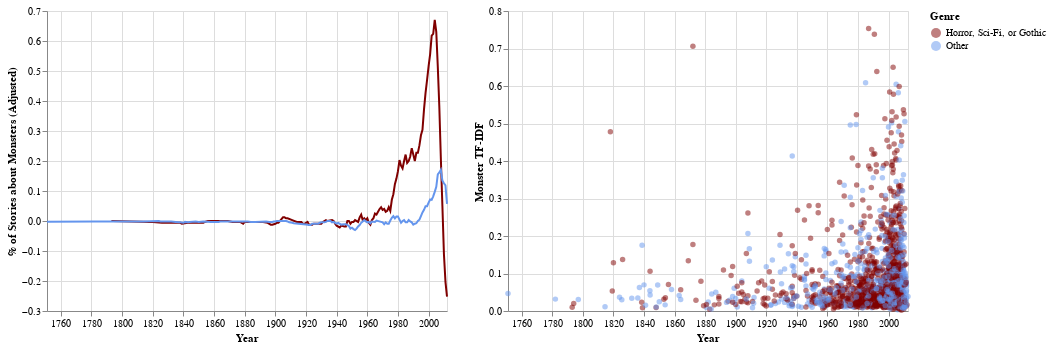

The notebook cell saved with this chart:
### Code cell
line_all = alt.Chart(monster_freq).transform_window(
    rolling_mean='mean(adjusted)',
    frame=[-2, 3]
).mark_line(color='cornflowerblue').encode(
    x=alt.X('year:T', title='Year'),
    y=alt.Y('rolling_mean:Q', title="% of Stories about Monsters (Adjusted)")
)
line_scary = alt.Chart(monster_scary_freq).transform_window(
    rolling_mean='mean(adjusted)',
    frame=[-2, 3]
).mark_line(color='maroon').encode(
    x=alt.X('year:T', title='Year'),
    y=alt.Y('rolling_mean:Q', title="% of Stories about Monsters (Adjusted)")
)
dots = alt.Chart(monster).mark_circle(size=30,opacity=0.5).encode(
    x=alt.X('date:T', title='Year'),
    y=alt.Y('tfidf', title='Monster TF-IDF'),
    color=alt.Color('Genre', scale=alt.Scale(domain=['Horror, Sci-Fi, or Gothic','Other'], range=['maroon', 'cornflowerblue'])),
    # color=alt.Color('Genre', title='Genre', scale=alt.Scale(domain=[True, False], range=['maroon', 'cornflowerblue'])),
    tooltip=alt.Tooltip(['title', 'author'])
)
line_scary + line_all | dots
# cold_war

### Figure 1 — Vega-Lite specification as saved in the notebook (floating-point values rounded to 4 significant figures; data arrays with more than 128 entries replaced by an {"elided": "..."} marker saying what was removed)
{"config": {"view": {"continuousWidth": 400, "continuousHeight": 300}}, "hconcat": [{"layer": [{"data": {"name": "data-3df96d22809a429b89c928ed5ef26ffe"}, "mark": {"type": "line", "color": "maroon"}, "encoding": {"x": {"field": "year", "title": "Year", "type": "temporal"}, "y": {"field": "rolling_mean", "title": "% of Stories about Monsters (Adjusted)", "type": "quantitative"}}, "transform": [{"window": [{"op": "mean", "field": "adjusted", "as": "rolling_mean"}], "frame": [-2, 3]}]}, {"data": {"name": "data-14554d8f914269afe9f605329b99ed70"}, "mark": {"type": "line", "color": "cornflowerblue"}, "encoding": {"x": {"field": "year", "title": "Year", "type": "temporal"}, "y": {"field": "rolling_mean", "title": "% of Stories about Monsters (Adjusted)", "type": "quantitative"}}, "transform": [{"window": [{"op": "mean", "field": "adjusted", "as": "rolling_mean"}], "frame": [-2, 3]}]}]}, {"data": {"name": "data-64bf22b9d82c06cba710cdec4ec7bcb5"}, "mark": {"type": "circle", "opacity": 0.5, "size": 30}, "encoding": {"color": {"field": "Genre", "scale": {"domain": ["Horror, Sci-Fi, or Gothic", "Other"], "range": ["maroon", "cornflowerblue"]}, "type": "nominal"}, "tooltip": [{"field": "title", "type": "nominal"}, {"field": "author", "type": "nominal"}], "x": {"field": "date", "title": "Year", "type": "temporal"}, "y": {"field": "tfidf", "title": "Monster TF-IDF", "type": "quantitative"}}}], "$schema": "https://vega.github.io/schema/vega-lite/v4.17.0.json", "datasets": {"data-3df96d22809a429b89c928ed5ef26ffe": [{"year": "1793-01-01T00:00:00", "freq": 0.01844, "adjusted": 0.0}, {"year": "1794-01-01T00:00:00", "freq": 0.01844, "adjusted": 0.0}, {"year": "1818-01-01T00:00:00", "freq": 0.01844, "adjusted": 0.0}, {"year": "1819-01-01T00:00:00", "freq": 0.01844, "adjusted": 0.0}, {"year": "1820-01-01T00:00:00", "freq": 0.01844, "adjusted": 0.0}, {"year": "1826-01-01T00:00:00", "freq": 0.01844, "adjusted": -0.01844}, {"year": "1838-01-01T00:00:00", "freq": 0.01844, "adjusted": 0.0}, {"year": "1839-01-01T00:00:00", "freq": 0.01844, "adjusted": 0.0}, {"year": "1843-01-01T00:00:00", "freq": 0.01844, "adjusted": -0.01844}, {"year": "1847-01-01T00:00:00", "freq": 0.01844, "adjusted": 0.0}, {"year": "1853-01-01T00:00:00", "freq": 0.01844, "adjusted": -0.01844}, {"year": "1854-01-01T00:00:00", "freq": 0.01844, "adjusted": 0.0}, {"year": "1856-01-01T00:00:00", "freq": 0.01844, "adjusted": 0.0}, {"year": "1864-01-01T00:00:00", "freq": 0.01844, "adjusted": 0.0}, {"year": "1869-01-01T00:00:00", "freq": 0.01844, "adjusted": 0.0}, {"year": "1872-01-01T00:00:00", "freq": 0.03689, "adjusted": 0.01844}, {"year": "1874-01-01T00:00:00", "freq": 0.01844, "adjusted": -0.01844}, {"year": "1877-01-01T00:00:00", "freq": 0.01844, "adjusted": 0.0}, {"year": "1879-01-01T00:00:00", "freq": 0.01844, "adjusted": -0.01844}, {"year": "1880-01-01T00:00:00", "freq": 0.01844, "adjusted": 0.0}, {"year": "1883-01-01T00:00:00", "freq": 0.01844, "adjusted": 0.0}, {"year": "1886-01-01T00:00:00", "freq": 0.01844, "adjusted": -0.01844}, {"year": "1889-01-01T00:00:00", "freq": 0.05533, "adjusted": 0.01844}, {"year": "1892-01-01T00:00:00", "freq": 0.01844, "adjusted": 0.0}, {"year": "1895-01-01T00:00:00", "freq": 0.01844, "adjusted": -0.01844}, {"year": "1897-01-01T00:00:00", "freq": 0.01844, "adjusted": 0.0}, {"year": "1898-01-01T00:00:00", "freq": 0.03689, "adjusted": 0.0}, {"year": "1900-01-01T00:00:00", "freq": 0.01844, "adjusted": -0.03689}, {"year": "1901-01-01T00:00:00", "freq": 0.01844, "adjusted": -0.01844}, {"year": "1902-01-01T00:00:00", "freq": 0.01844, "adjusted": 0.0}, {"year": "1903-01-01T00:00:00", "freq": 0.01844, "adjusted": 0.0}, {"year": "1904-01-01T00:00:00", "freq": 0.05533, "adjusted": 0.01844}, {"year": "1905-01-01T00:00:00", "freq": 0.01844, "adjusted": 0.0}, {"year": "1906-01-01T00:00:00", "freq": 0.01844, "adjusted": 0.0}, {"year": "1907-01-01T00:00:00", "freq": 0.03689, "adjusted": 0.01844}, {"year": "1908-01-01T00:00:00", "freq": 0.05533, "adjusted": 0.03689}, {"year": "1911-01-01T00:00:00", "freq": 0.01844, "adjusted": 0.0}, {"year": "1914-01-01T00:00:00", "freq": 0.01844, "adjusted": 0.0}, {"year": "1915-01-01T00:00:00", "freq": 0.01844, "adjusted": 0.0}, {"year": "1917-01-01T00:00:00", "freq": 0.01844, "adjusted": -0.03689}, {"year": "1918-01-01T00:00:00", "freq": 0.03689, "adjusted": -0.01844}, {"year": "1919-01-01T00:00:00", "freq": 0.05533, "adjusted": 0.03689}, {"year": "1920-01-01T00:00:00", "freq": 0.01844, "adjusted": 0.0}, {"year": "1921-01-01T00:00:00", "freq": 0.01844, "adjusted": -0.03689}, {"year": "1922-01-01T00:00:00", "freq": 0.01844, "adjusted": 0.0}, {"year": "1924-01-01T00:00:00", "freq": 0.03689, "adjusted": -0.01844}, {"year": "1925-01-01T00:00:00", "freq": 0.01844, "adjusted": 0.0}, {"year": "1926-01-01T00:00:00", "freq": 0.01844, "adjusted": -0.01844}, {"year": "1929-01-01T00:00:00", "freq": 0.03689, "adjusted": 0.0}, {"year": "1930-01-01T00:00:00", "freq": 0.01844, "adjusted": -0.01844}, {"year": "1931-01-01T00:00:00", "freq": 0.01844, "adjusted": 0.0}, {"year": "1933-01-01T00:00:00", "freq": 0.03689, "adjusted": -0.01844}, {"year": "1934-01-01T00:00:00", "freq": 0.01844, "adjusted": 0.0}, {"year": "1937-01-01T00:00:00", "freq": 0.07377, "adjusted": 0.01844}, {"year": "1938-01-01T00:00:00", "freq": 0.05533, "adjusted": 0.03689}, {"year": "1939-01-01T00:00:00", "freq": 0.01844, "adjusted": -0.03689}, {"year": "1940-01-01T00:00:00", "freq": 0.03689, "adjusted": 0.01844}, {"year": "1942-01-01T00:00:00", "freq": 0.01844, "adjusted": -0.03689}, {"year": "1943-01-01T00:00:00", "freq": 0.03689, "adjusted": -0.05533}, {"year": "1945-01-01T00:00:00", "freq": 0.01844, "adjusted": -0.01844}, {"year": "1946-01-01T00:00:00", "freq": 0.05533, "adjusted": 0.0}, {"year": "1947-01-01T00:00:00", "freq": 0.01844, "adjusted": 0.0}, {"year": "1948-01-01T00:00:00", "freq": 0.01844, "adjusted": 0.0}, {"year": "1949-01-01T00:00:00", "freq": 0.01844, "adjusted": -0.03689}, {"year": "1950-01-01T00:00:00", "freq": 0.1107, "adjusted": 0.05533}, {"year": "1951-01-01T00:00:00", "freq": 0.05533, "adjusted": -0.01844}, {"year": "1952-01-01T00:00:00", "freq": 0.07377, "adjusted": -0.05533}, {"year": "1954-01-01T00:00:00", "freq": 0.07377, "adjusted": 0.03689}, {"year": "1955-01-01T00:00:00", "freq": 0.03689, "adjusted": 0.0}, {"year": "1956-01-01T00:00:00", "freq": 0.03689, "adjusted": 0.0}, {"year": "1957-01-01T00:00:00", "freq": 0.05533, "adjusted": 0.01844}, {"year": "1958-01-01T00:00:00", "freq": 0.1107, "adjusted": 0.07377}, {"year": "1959-01-01T00:00:00", "freq": 0.05533, "adjusted": 0.0}, {"year": "1960-01-01T00:00:00", "freq": 0.05533, "adjusted": -0.07377}, {"year": "1961-01-01T00:00:00", "freq": 0.07377, "adjusted": 0.03689}, {"year": "1962-01-01T00:00:00", "freq": 0.07377, "adjusted": -0.03689}, {"year": "1963-01-01T00:00:00", "freq": 0.1291, "adjusted": 0.05533}, {"year": "1964-01-01T00:00:00", "freq": 0.09222, "adjusted": -0.01844}, {"year": "1965-01-01T00:00:00", "freq": 0.03689, "adjusted": -0.03689}, {"year": "1966-01-01T00:00:00", "freq": 0.07377, "adjusted": 0.01844}, {"year": "1967-01-01T00:00:00", "freq": 0.1475, "adjusted": 0.07377}, {"year": "1968-01-01T00:00:00", "freq": 0.1291, "adjusted": 0.05533}, {"year": "1969-01-01T00:00:00", "freq": 0.1107, "adjusted": 0.03689}, {"year": "1970-01-01T00:00:00", "freq": 0.1107, "adjusted": 0.03689}, {"year": "1971-01-01T00:00:00", "freq": 0.07377, "adjusted": 0.01844}, {"year": "1972-01-01T00:00:00", "freq": 0.09222, "adjusted": 0.05533}, {"year": "1973-01-01T00:00:00", "freq": 0.09222, "adjusted": 0.01844}, {"year": "1974-01-01T00:00:00", "freq": 0.1291, "adjusted": 0.07377}, {"year": "1975-01-01T00:00:00", "freq": 0.09222, "adjusted": -0.01844}, {"year": "1976-01-01T00:00:00", "freq": 0.1291, "adjusted": 0.05533}, {"year": "1977-01-01T00:00:00", "freq": 0.1291, "adjusted": 0.09222}, {"year": "1978-01-01T00:00:00", "freq": 0.1107, "adjusted": -0.01844}, {"year": "1979-01-01T00:00:00", "freq": 0.2951, "adjusted": 0.2398}, {"year": "1980-01-01T00:00:00", "freq": 0.2582, "adjusted": 0.1844}, {"year": "1981-01-01T00:00:00", "freq": 0.2767, "adjusted": 0.1844}, {"year": "1982-01-01T00:00:00", "freq": 0.2398, "adjusted": 0.166}, {"year": "1983-01-01T00:00:00", "freq": 0.2951, "adjusted": 0.2398}, {"year": "1984-01-01T00:00:00", "freq": 0.2951, "adjusted": 0.2029}, {"year": "1985-01-01T00:00:00", "freq": 0.2398, "adjusted": 0.1291}, {"year": "1986-01-01T00:00:00", "freq": 0.2398, "adjusted": 0.1291}, {"year": "1987-01-01T00:00:00", "freq": 0.4058, "adjusted": 0.332}, {"year": "1988-01-01T00:00:00", "freq": 0.3689, "adjusted": 0.2951}, {"year": "1989-01-01T00:00:00", "freq": 0.166, "adjusted": 0.07377}, {"year": "1990-01-01T00:00:00", "freq": 0.3689, "adjusted": 0.2398}, {"year": "1991-01-01T00:00:00", "freq": 0.2582, "adjusted": 0.2213}, {"year": "1992-01-01T00:00:00", "freq": 0.332, "adjusted": 0.2951}, {"year": "1993-01-01T00:00:00", "freq": 0.3504, "adjusted": 0.2029}, {"year": "1994-01-01T00:00:00", "freq": 0.2582, "adjusted": 0.166}, {"year": "1995-01-01T00:00:00", "freq": 0.3135, "adjusted": 0.2398}, {"year": "1996-01-01T00:00:00", "freq": 0.3689, "adjusted": 0.2398}, {"year": "1997-01-01T00:00:00", "freq": 0.4058, "adjusted": 0.3689}, {"year": "1998-01-01T00:00:00", "freq": 0.5717, "adjusted": 0.498}, {"year": "1999-01-01T00:00:00", "freq": 0.4058, "adjusted": 0.3135}, {"year": "2000-01-01T00:00:00", "freq": 0.6271, "adjusted": 0.5717}, {"year": "2001-01-01T00:00:00", "freq": 0.7008, "adjusted": 0.5717}, {"year": "2002-01-01T00:00:00", "freq": 0.6824, "adjusted": 0.498}, {"year": "2003-01-01T00:00:00", "freq": 0.83, "adjusted": 0.6455}, {"year": "2004-01-01T00:00:00", "freq": 0.9037, "adjusted": 0.7377}, {"year": "2005-01-01T00:00:00", "freq": 0.8668, "adjusted": 0.6824}, {"year": "2006-01-01T00:00:00", "freq": 0.9775, "adjusted": 0.6086}, {"year": "2007-01-01T00:00:00", "freq": 1.051, "adjusted": 0.8484}, {"year": "2008-01-01T00:00:00", "freq": 0.5533, "adjusted": 0.2582}, {"year": "2009-01-01T00:00:00", "freq": 0.2398, "adjusted": -0.05533}, {"year": "2010-01-01T00:00:00", "freq": 0.2582, "adjusted": -0.07377}, {"year": "2011-01-01T00:00:00", "freq": 0.07377, "adjusted": -0.3504}, {"year": "2012-01-01T00:00:00", "freq": 0.01844, "adjusted": -0.332}], "data-14554d8f914269afe9f605329b99ed70": [{"year": "1751-01-01T00:00:00", "freq": 0.008979, "adjusted": 0.0}, {"year": "1782-01-01T00:00:00", "freq": 0.008979, "adjusted": -0.008979}, {"year": "1797-01-01T00:00:00", "freq": 0.008979, "adjusted": 0.0}, {"year": "1814-01-01T00:00:00", "freq": 0.008979, "adjusted": 0.0}, {"year": "1824-01-01T00:00:00", "freq": 0.008979, "adjusted": 0.0}, {"year": "1825-01-01T00:00:00", "freq": 0.008979, "adjusted": 0.0}, {"year": "1832-01-01T00:00:00", "freq": 0.008979, "adjusted": 0.0}, {"year": "1835-01-01T00:00:00", "freq": 0.008979, "adjusted": 0.0}, {"year": "1837-01-01T00:00:00", "freq": 0.008979, "adjusted": -0.008979}, {"year": "1838-01-01T00:00:00", "freq": 0.008979, "adjusted": 0.0}, {"year": "1840-01-01T00:00:00", "freq": 0.008979, "adjusted": -0.008979}, {"year": "1841-01-01T00:00:00", "freq": 0.008979, "adjusted": -0.008979}, {"year": "1843-01-01T00:00:00", "freq": 0.008979, "adjusted": 0.0}, {"year": "1844-01-01T00:00:00", "freq": 0.008979, "adjusted": -0.008979}, {"year": "1848-01-01T00:00:00", "freq": 0.01796, "adjusted": 0.008979}, {"year": "1850-01-01T00:00:00", "freq": 0.008979, "adjusted": -0.008979}, {"year": "1853-01-01T00:00:00", "freq": 0.008979, "adjusted": 0.0}, {"year": "1858-01-01T00:00:00", "freq": 0.008979, "adjusted": 0.0}, {"year": "1863-01-01T00:00:00", "freq": 0.008979, "adjusted": -0.008979}, {"year": "1864-01-01T00:00:00", "freq": 0.008979, "adjusted": 0.0}, {"year": "1880-01-01T00:00:00", "freq": 0.008979, "adjusted": 0.0}, {"year": "1882-01-01T00:00:00", "freq": 0.008979, "adjusted": -0.008979}, {"year": "1884-01-01T00:00:00", "freq": 0.01796, "adjusted": 0.008979}, {"year": "1887-01-01T00:00:00", "freq": 0.008979, "adjusted": 0.0}, {"year": "1894-01-01T00:00:00", "freq": 0.008979, "adjusted": -0.008979}, {"year": "1896-01-01T00:00:00", "freq": 0.008979, "adjusted": -0.008979}, {"year": "1898-01-01T00:00:00", "freq": 0.008979, "adjusted": 0.0}, {"year": "1899-01-01T00:00:00", "freq": 0.01796, "adjusted": 0.0}, {"year": "1900-01-01T00:00:00", "freq": 0.008979, "adjusted": 0.0}, {"year": "1901-01-01T00:00:00", "freq": 0.008979, "adjusted": 0.0}, {"year": "1904-01-01T00:00:00", "freq": 0.008979, "adjusted": 0.0}, {"year": "1907-01-01T00:00:00", "freq": 0.008979, "adjusted": -0.008979}, {"year": "1908-01-01T00:00:00", "freq": 0.01796, "adjusted": 0.008979}, {"year": "1909-01-01T00:00:00", "freq": 0.008979, "adjusted": 0.0}, {"year": "1911-01-01T00:00:00", "freq": 0.01796, "adjusted": 0.0}, {"year": "1912-01-01T00:00:00", "freq": 0.008979, "adjusted": -0.008979}, {"year": "1920-01-01T00:00:00", "freq": 0.008979, "adjusted": -0.01796}, {"year": "1922-01-01T00:00:00", "freq": 0.008979, "adjusted": -0.01796}, {"year": "1923-01-01T00:00:00", "freq": 0.01796, "adjusted": 0.0}, {"year": "1924-01-01T00:00:00", "freq": 0.008979, "adjusted": -0.02694}, {"year": "1926-01-01T00:00:00", "freq": 0.008979, "adjusted": -0.008979}, {"year": "1928-01-01T00:00:00", "freq": 0.008979, "adjusted": -0.008979}, {"year": "1929-01-01T00:00:00", "freq": 0.01796, "adjusted": 0.008979}, {"year": "1930-01-01T00:00:00", "freq": 0.01796, "adjusted": -0.01796}, {"year": "1932-01-01T00:00:00", "freq": 0.01796, "adjusted": 0.0}, {"year": "1933-01-01T00:00:00", "freq": 0.008979, "adjusted": -0.008979}, {"year": "1934-01-01T00:00:00", "freq": 0.01796, "adjusted": 0.0}, {"year": "1935-01-01T00:00:00", "freq": 0.01796, "adjusted": -0.008979}, {"year": "1936-01-01T00:00:00", "freq": 0.03592, "adjusted": 0.01796}, {"year": "1937-01-01T00:00:00", "freq": 0.03592, "adjusted": 0.0}, {"year": "1938-01-01T00:00:00", "freq": 0.02694, "adjusted": 0.0}, {"year": "1939-01-01T00:00:00", "freq": 0.01796, "adjusted": -0.008979}, {"year": "1940-01-01T00:00:00", "freq": 0.008979, "adjusted": -0.02694}, {"year": "1941-01-01T00:00:00", "freq": 0.008979, "adjusted": 0.0}, {"year": "1943-01-01T00:00:00", "freq": 0.008979, "adjusted": 0.0}, {"year": "1945-01-01T00:00:00", "freq": 0.02694, "adjusted": -0.01796}, {"year": "1946-01-01T00:00:00", "freq": 0.02694, "adjusted": 0.01796}, {"year": "1947-01-01T00:00:00", "freq": 0.01796, "adjusted": -0.0449}, {"year": "1948-01-01T00:00:00", "freq": 0.008979, "adjusted": -0.01796}, {"year": "1949-01-01T00:00:00", "freq": 0.008979, "adjusted": 0.0}, {"year": "1950-01-01T00:00:00", "freq": 0.01796, "adjusted": -0.01796}, {"year": "1951-01-01T00:00:00", "freq": 0.008979, "adjusted": -0.03592}, {"year": "1952-01-01T00:00:00", "freq": 0.02694, "adjusted": -0.03592}, {"year": "1953-01-01T00:00:00", "freq": 0.01796, "adjusted": -0.02694}, {"year": "1954-01-01T00:00:00", "freq": 0.01796, "adjusted": -0.0449}, {"year": "1955-01-01T00:00:00", "freq": 0.01796, "adjusted": -0.01796}, {"year": "1956-01-01T00:00:00", "freq": 0.01796, "adjusted": 0.008979}, {"year": "1957-01-01T00:00:00", "freq": 0.03592, "adjusted": 0.008979}, {"year": "1958-01-01T00:00:00", "freq": 0.02694, "adjusted": -0.008979}, {"year": "1959-01-01T00:00:00", "freq": 0.06285, "adjusted": 0.01796}, {"year": "1960-01-01T00:00:00", "freq": 0.01796, "adjusted": -0.01796}, {"year": "1961-01-01T00:00:00", "freq": 0.01796, "adjusted": 0.008979}, {"year": "1962-01-01T00:00:00", "freq": 0.01796, "adjusted": -0.01796}, {"year": "1963-01-01T00:00:00", "freq": 0.01796, "adjusted": -0.008979}, {"year": "1965-01-01T00:00:00", "freq": 0.02694, "adjusted": 0.0}, {"year": "1966-01-01T00:00:00", "freq": 0.01796, "adjusted": -0.008979}, {"year": "1969-01-01T00:00:00", "freq": 0.05387, "adjusted": 0.01796}, {"year": "1970-01-01T00:00:00", "freq": 0.0449, "adjusted": 0.0}, {"year": "1971-01-01T00:00:00", "freq": 0.02694, "adjusted": 0.008979}, {"year": "1972-01-01T00:00:00", "freq": 0.02694, "adjusted": -0.03592}, {"year": "1973-01-01T00:00:00", "freq": 0.01796, "adjusted": -0.008979}, {"year": "1974-01-01T00:00:00", "freq": 0.008979, "adjusted": -0.0449}, {"year": "1975-01-01T00:00:00", "freq": 0.07183, "adjusted": 0.05387}, {"year": "1976-01-01T00:00:00", "freq": 0.01796, "adjusted": -0.02694}, {"year": "1977-01-01T00:00:00", "freq": 0.02694, "adjusted": 0.008979}, {"year": "1978-01-01T00:00:00", "freq": 0.0449, "adjusted": 0.02694}, {"year": "1979-01-01T00:00:00", "freq": 0.06285, "adjusted": 0.0449}, {"year": "1980-01-01T00:00:00", "freq": 0.03592, "adjusted": -0.008979}, {"year": "1981-01-01T00:00:00", "freq": 0.01796, "adjusted": 0.008979}, {"year": "1982-01-01T00:00:00", "freq": 0.05387, "adjusted": 0.008979}, {"year": "1983-01-01T00:00:00", "freq": 0.03592, "adjusted": 0.008979}, {"year": "1984-01-01T00:00:00", "freq": 0.0449, "adjusted": -0.03592}, {"year": "1985-01-01T00:00:00", "freq": 0.05387, "adjusted": -0.01796}, {"year": "1986-01-01T00:00:00", "freq": 0.0449, "adjusted": 0.02694}, {"year": "1987-01-01T00:00:00", "freq": 0.0449, "adjusted": 0.02694}, {"year": "1988-01-01T00:00:00", "freq": 0.008979, "adjusted": -0.03592}, {"year": "1989-01-01T00:00:00", "freq": 0.05387, "adjusted": 0.008979}, {"year": "1990-01-01T00:00:00", "freq": 0.03592, "adjusted": 0.008979}, {"year": "1991-01-01T00:00:00", "freq": 0.01796, "adjusted": -0.0449}, {"year": "1992-01-01T00:00:00", "freq": 0.06285, "adjusted": 0.008979}, {"year": "1993-01-01T00:00:00", "freq": 0.03592, "adjusted": -0.01796}, {"year": "1994-01-01T00:00:00", "freq": 0.05387, "adjusted": -0.01796}, {"year": "1995-01-01T00:00:00", "freq": 0.09877, "adjusted": 0.01796}, {"year": "1996-01-01T00:00:00", "freq": 0.07183, "adjusted": 0.05387}, {"year": "1997-01-01T00:00:00", "freq": 0.0449, "adjusted": -0.01796}, {"year": "1998-01-01T00:00:00", "freq": 0.1347, "adjusted": 0.08081}, {"year": "1999-01-01T00:00:00", "freq": 0.1437, "adjusted": 0.05387}, {"year": "2000-01-01T00:00:00", "freq": 0.08979, "adjusted": 0.03592}, {"year": "2001-01-01T00:00:00", "freq": 0.1616, "adjusted": 0.08979}, {"year": "2002-01-01T00:00:00", "freq": 0.1077, "adjusted": 0.05387}, {"year": "2003-01-01T00:00:00", "freq": 0.09877, "adjusted": 0.05387}, {"year": "2004-01-01T00:00:00", "freq": 0.1706, "adjusted": 0.1437}, {"year": "2005-01-01T00:00:00", "freq": 0.1077, "adjusted": 0.0449}, {"year": "2006-01-01T00:00:00", "freq": 0.1706, "adjusted": 0.1077}, {"year": "2007-01-01T00:00:00", "freq": 0.2694, "adjusted": 0.1796}, {"year": "2008-01-01T00:00:00", "freq": 0.2245, "adjusted": 0.1526}, {"year": "2009-01-01T00:00:00", "freq": 0.3322, "adjusted": 0.3053}, {"year": "2010-01-01T00:00:00", "freq": 0.2245, "adjusted": 0.1796}, {"year": "2011-01-01T00:00:00", "freq": 0.1167, "adjusted": 0.09877}, {"year": "2012-01-01T00:00:00", "freq": 0.008979, "adjusted": -0.1077}], "data-64bf22b9d82c06cba710cdec4ec7bcb5": {"elided": "1534 records"}}}
